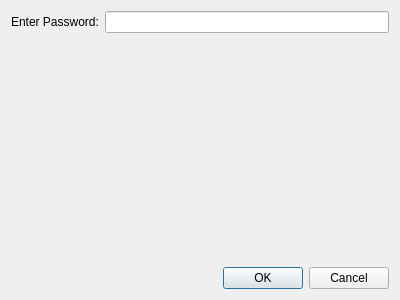
<?xml version="1.0" encoding="UTF-8"?>
<ui version="4.0">
 <class>PwDialog</class>
 <widget class="QDialog" name="PwDialog">
  <property name="geometry">
   <rect>
    <x>0</x>
    <y>0</y>
    <width>400</width>
    <height>300</height>
   </rect>
  </property>
  <property name="windowTitle">
   <string>Password Required</string>
  </property>
  <layout class="QGridLayout" name="gridLayout_2">
   <item row="0" column="0">
    <layout class="QGridLayout" name="gridLayout">
     <item row="3" column="0">
      <spacer name="verticalSpacer">
       <property name="orientation">
        <enum>Qt::Vertical</enum>
       </property>
       <property name="sizeHint" stdset="0">
        <size>
         <width>20</width>
         <height>40</height>
        </size>
       </property>
      </spacer>
     </item>
     <item row="2" column="0">
      <layout class="QHBoxLayout" name="horizontalLayout_2"/>
     </item>
     <item row="0" column="0">
      <layout class="QHBoxLayout" name="horizontalLayout">
       <item>
        <widget class="QLabel" name="label">
         <property name="text">
          <string>Enter Password:</string>
         </property>
        </widget>
       </item>
       <item>
        <widget class="QLineEdit" name="pw_line_edit">
         <property name="echoMode">
          <enum>QLineEdit::Password</enum>
         </property>
        </widget>
       </item>
      </layout>
     </item>
     <item row="1" column="0">
      <widget class="QLabel" name="pw_status_label">
       <property name="text">
        <string/>
       </property>
      </widget>
     </item>
    </layout>
   </item>
   <item row="1" column="0">
    <widget class="QDialogButtonBox" name="buttonBox">
     <property name="orientation">
      <enum>Qt::Horizontal</enum>
     </property>
     <property name="standardButtons">
      <set>QDialogButtonBox::Cancel|QDialogButtonBox::Ok</set>
     </property>
    </widget>
   </item>
  </layout>
 </widget>
 <resources/>
 <connections>
  <connection>
   <sender>buttonBox</sender>
   <signal>accepted()</signal>
   <receiver>PwDialog</receiver>
   <slot>accept()</slot>
   <hints>
    <hint type="sourcelabel">
     <x>248</x>
     <y>254</y>
    </hint>
    <hint type="destinationlabel">
     <x>157</x>
     <y>274</y>
    </hint>
   </hints>
  </connection>
  <connection>
   <sender>buttonBox</sender>
   <signal>rejected()</signal>
   <receiver>PwDialog</receiver>
   <slot>reject()</slot>
   <hints>
    <hint type="sourcelabel">
     <x>316</x>
     <y>260</y>
    </hint>
    <hint type="destinationlabel">
     <x>286</x>
     <y>274</y>
    </hint>
   </hints>
  </connection>
 </connections>
</ui>
